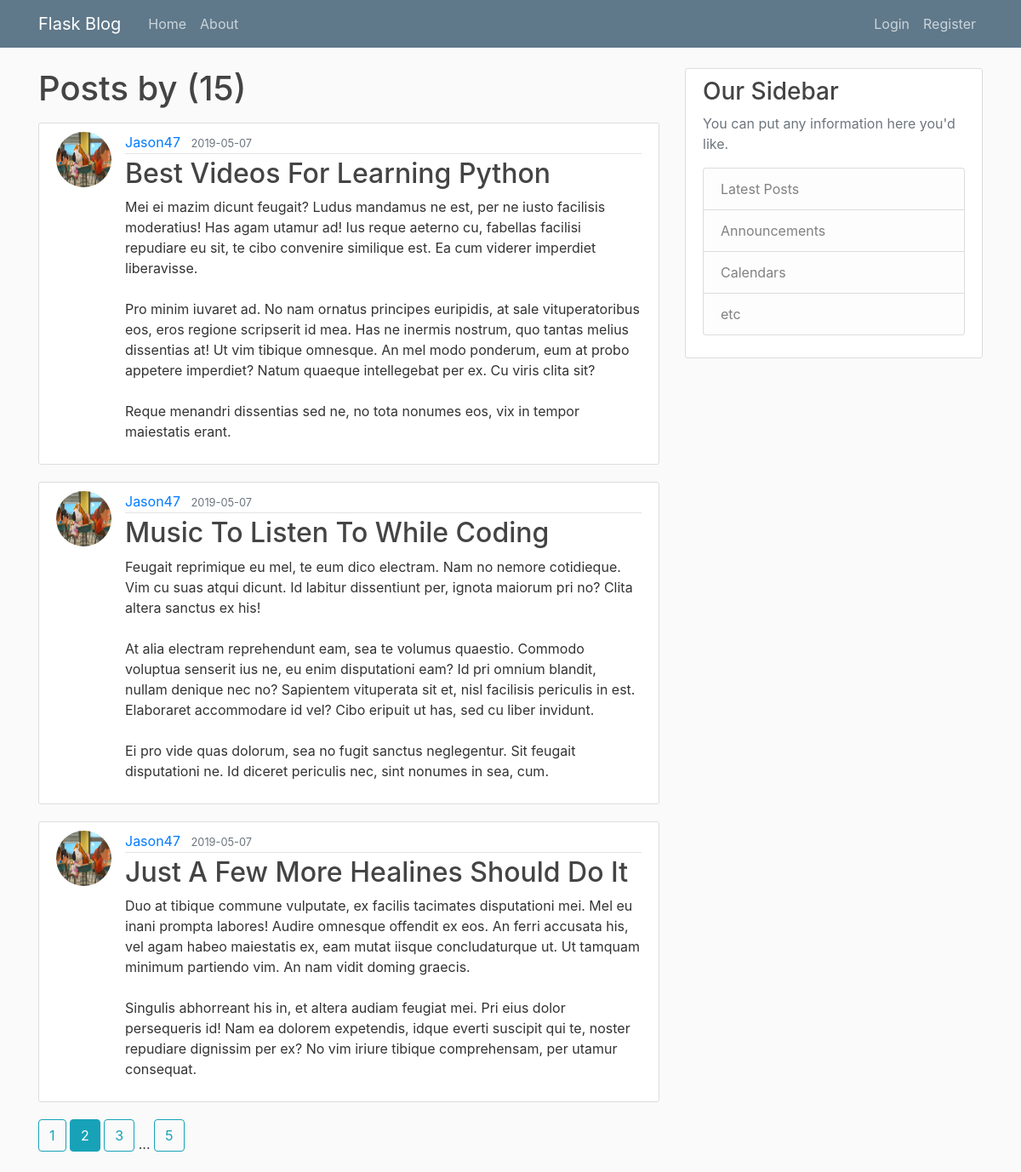
Screenshot of /user/Jason47?page=2 with the database file from the repository.
### application/models.py (models this page shows, shortened)
class Post(db.Model):
    id = db.Column(db.Integer, primary_key=True)
    title = db.Column(db.String(100), nullable=False)
    date_posted = db.Column(db.DateTime, nullable=False, default=datetime.utcnow)
    content = db.Column(db.Text, nullable=False)
    user_id = db.Column(db.Integer, db.ForeignKey("user.id"), nullable=False)

class User(db.Model,UserMixin):
    id = db.Column(db.Integer, primary_key=True)
    username = db.Column(db.String(20), unique=True, nullable=False)
    email = db.Column(db.String(60), unique=True, nullable=False)
    password = db.Column(db.String(60), nullable=False)
    image_file = db.Column(db.String(20), nullable=False, default="default.jpg")
    posts = db.relationship("Post", backref="author", lazy=True)

### application/users/routes.py (the view)
@users.route("/user/<username>")
def user_posts(username):
    username = str(username)
    page_no = request.args.get("page",1,type=int)
    user = User.query.filter_by(username=username).first_or_404()
    posts = Post.query.filter_by(author=user)\
            .order_by(Post.date_posted.desc())\
            .paginate(per_page=3,page=page_no)
    return render_template("user_posts.html", posts=posts,user = user)

### application/templates/user_posts.html
{% extends "layout.html" %}
{% block content %}
    <h1 class = "mb-3">Posts by {{ username }} ({{ posts.total }})</h1>
    {% for post in posts.items %}
        <article class="media content-section">
            <img class="rounded-circle article-img" src="{{ url_for('static',filename='profile_pics/'+post.author.image_file) }}">
            <div class="media-body">
                <div class="article-metadata">
                    <a class="mr-2" href="{{ url_for('users.user_posts',username = post.author.username) }}">{{ post.author.username }}</a>
                    <small class="text-muted">{{ post.date_posted.strftime("%Y-%m-%d") }}</small>
                </div>
                <h2><a class="article-title" href="{{ url_for('posts.post',post_id=post.id) }}">{{ post.title }}</a></h2>
                <p class="article-content">{{ post.content }}</p>
            </div>
        </article>
    {% endfor %}
    {% for page_num in posts.iter_pages(left_edge=1,right_edge=1,left_current=1,right_current=2) %}
        {% if page_num %}
            {% if page_num == posts.page %}
                <a class="btn btn-info mb-4" href="{{ url_for('users.user_posts',username=user.username,page=page_num) }}">{{ page_num }}</a>
            {% else %}
                <a class="btn btn-outline-info mb-4" href="{{ url_for('users.user_posts',username=user.username,page=page_num) }}">{{ page_num }}</a>
            {%endif%}
        {% else %}
            ...
        {%endif%}
    {% endfor %}
{% endblock content %}

### application/static/main.css (style rules this page uses)
body { background: #fafafa; color: #333333; margin-top: 5rem; }
h1, h2, h3, h4, h5, h6 { color: #444444; }
.content-section { background: #ffffff; padding: 10px 20px; border: 1px solid #dddddd; border-radius: 3px; margin-bottom: 20px; }
.article-title { color: #444444; }
.article-content { white-space: pre-line; }
.article-img { height: 65px; width: 65px; margin-right: 16px; }
.article-metadata { padding-bottom: 1px; margin-bottom: 4px; border-bottom: 1px solid #e3e3e3 }

### rows the page displays
Post: image_file (picture), author.username "Jason47", date_posted "2019-05-07", title "Best Videos For Learning Python", content "Mei ei mazim dicunt feugait? Ludus mandamus ne est, per ne iusto facilisis moderatius! Has agam utamur ad! Ius reque aeterno cu, fabellas facilisi repudiare eu sit, te cibo convenire similique est. Ea cum viderer imperdiet liberavisse. Pro minim iuvaret ad. No nam ornatus principes euripidis, at sale vituperatoribus eos, eros regione scripserit id mea. Has ne inermis nostrum, quo tantas melius dissentias at! Ut vim tibique omnesque. An mel modo ponderum, eum at probo appetere imperdiet? Natum quaeque intellegebat per ex. Cu viris clita sit? Reque menandri dissentias sed ne, no tota nonumes eos, vix in tempor maiestatis erant."
Post: image_file (picture), author.username "Jason47", date_posted "2019-05-07", title "Music To Listen To While Coding", content "Feugait reprimique eu mel, te eum dico electram. Nam no nemore cotidieque. Vim cu suas atqui dicunt. Id labitur dissentiunt per, ignota maiorum pri no? Clita altera sanctus ex his! At alia electram reprehendunt eam, sea te volumus quaestio. Commodo voluptua senserit ius ne, eu enim disputationi eam? Id pri omnium blandit, nullam denique nec no? Sapientem vituperata sit et, nisl facilisis periculis in est. Elaboraret accommodare id vel? Cibo eripuit ut has, sed cu liber invidunt. Ei pro vide quas dolorum, sea no fugit sanctus neglegentur. Sit feugait disputationi ne. Id diceret periculis nec, sint nonumes in sea, cum."
Post: image_file (picture), author.username "Jason47", date_posted "2019-05-07", title "Just A Few More Healines Should Do It", content "Duo at tibique commune vulputate, ex facilis tacimates disputationi mei. Mel eu inani prompta labores! Audire omnesque offendit ex eos. An ferri accusata his, vel agam habeo maiestatis ex, eam mutat iisque concludaturque ut. Ut tamquam minimum partiendo vim. An nam vidit doming graecis. Singulis abhorreant his in, et altera audiam feugiat mei. Pri eius dolor persequeris id! Nam ea dolorem expetendis, idque everti suscipit qui te, noster repudiare dignissim per ex? No vim iriure tibique comprehensam, per utamur consequat."

### other values shown
{{ posts.total }} "15"
{{ page_num }} "1" "3" "5"
{{ page_num }} "2"
